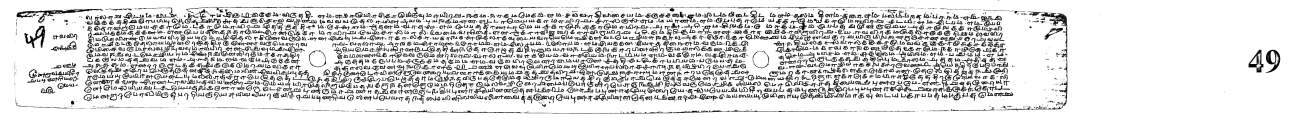
#> input picture utils/053.png, 6503 x 593 px, found by its file name (shown at 1/5 size)
$ jupyter execute final.ipynb   (older library calls are emulated)
#> lines starting #> are read from the running program, lines starting #| are printed output that depends on the picture; after the words box and inside, x2 and y2 are one past the last pixel; in counts of white or black regions, pixels touching at a corner belong together
[cell 1]
import cv2
import numpy as np
from scipy.ndimage import rotate


def preprocess_image(input_path, output_path=None):
    """
    Preprocess a single image with skew correction, line removal,
    noise reduction, and adaptive thresholding.

    :param input_path: Path to the input image
    :param output_path: Path to save the preprocessed image (optional)
    :return: Preprocessed image
    """
#> called with input_path = 'C:\\Users\\91948\\Desktop\\final\\053.png'
    # Read the image
    image = cv2.imread(input_path)
#> image is the input picture: shape (593, 6503, 3); min 0, max 255, mean 216.3
    if image is None:
        raise ValueError(f"Error reading image from {input_path}")


    # Convert to grayscale
    gray = cv2.cvtColor(image, cv2.COLOR_BGR2GRAY)

    # Remove horizontal & vertical lines
    horizontal_kernel = cv2.getStructuringElement(cv2.MORPH_RECT, (50, 1))
    vertical_kernel = cv2.getStructuringElement(cv2.MORPH_RECT, (1, 50))
    remove_horizontal = cv2.morphologyEx(gray, cv2.MORPH_OPEN, horizontal_kernel, iterations=2)
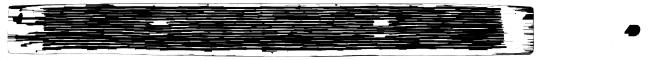
#> remove_horizontal: shape (593, 6503) (shown at 1/10 size); min 0, max 255, mean 136
    remove_vertical = cv2.morphologyEx(gray, cv2.MORPH_OPEN, vertical_kernel, iterations=2)
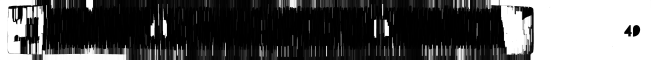
#> remove_vertical: shape (593, 6503) (shown at 1/10 size); min 0, max 255, mean 82.2

    # Find contours of horizontal and vertical lines
    cnts_h = cv2.findContours(remove_horizontal, cv2.RETR_EXTERNAL, cv2.CHAIN_APPROX_SIMPLE)[0]
#> cnts_h = [[[0, 0], [0, 592], [6502, 592], [6502, 0]]]
    cnts_v = cv2.findContours(remove_vertical, cv2.RETR_EXTERNAL, cv2.CHAIN_APPROX_SIMPLE)[0]
#> cnts_v = 815 contours, 366 with area under 20; largest, box (x1, y1, x2, y2) and area: (4846, 0, 6503, 593) 901050, (0, 0, 1328, 593) 361936, (1368, 0, 1889, 593) 96927, (2712, 0, 3191, 388) 45407, (4453, 297, 4721, 593) 32374

    # Draw white over the line contours to remove them
    for c in cnts_h + cnts_v:
        cv2.drawContours(image, [c], -1, (255, 255, 255), 5)
#> this loop made 816 passes
#> c on passes 1, 2, 4: [[0, 0], [0, 592], [6502, 592], [6502, 0]], [[2808, 502], [2807, 503], [2807, 592], [2808, 592]], [[3291, 497], [3291, 592]]
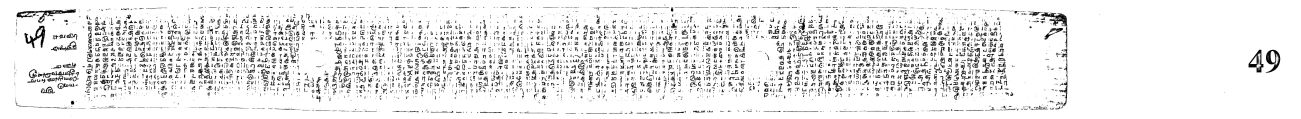
#> image: shape (593, 6503, 3) (shown at 1/5 size); 17.58% of pixels changed, all inside (x1, y1, x2, y2) = (0, 0, 6503, 593)

    # Apply noise reduction and adaptive thresholding
    blurred = cv2.medianBlur(gray, 3)  # Noise reduction
    filtered = cv2.fastNlMeansDenoising(blurred, None, 30, 7, 21)
    final_img = cv2.adaptiveThreshold(filtered, 255, cv2.ADAPTIVE_THRESH_GAUSSIAN_C, cv2.THRESH_BINARY, 15, 5)
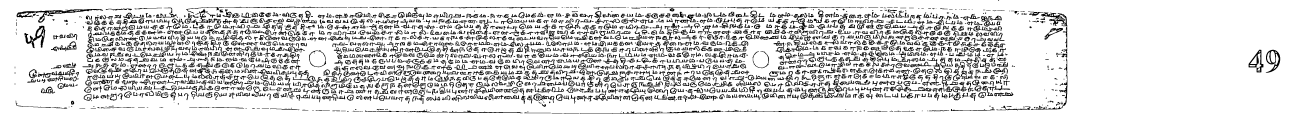
#> final_img: shape (593, 6503) (shown at 1/5 size); 84.5% white; 1896 black regions (210 under 20 px), largest, box (x1, y1, x2, y2) and area: (5154, 62, 5337, 549) 6804, (83, 45, 515, 114) 5477, (122, 129, 227, 241) 3524

    # Save the preprocessed image if output path is provided
    if output_path:
        cv2.imwrite(output_path, final_img)
        print(f"Preprocessed image saved to: {output_path}")

    return final_img

# Example usage
if __name__ == "__main__":
    input_image = r"C:\Users\91948\Desktop\final\053.png"  # Replace with your image path
    output_image = r"C:\Users\91948\Desktop\final\53_pre.png"  # Replace with desired output path

    preprocessed = preprocess_image(input_image, output_image)

    # Optionally display the preprocessed image
    cv2.imshow("Preprocessed Image", preprocessed)
    cv2.waitKey(0)
    cv2.destroyAllWindows()

[cell 2]
import cv2
import numpy as np
import imutils

image = cv2.imread(r"C:\Users\91948\Desktop\final\53_pre.png")
gray = cv2.cvtColor(image, cv2.COLOR_BGR2GRAY)
gray = cv2.GaussianBlur(gray, (7, 7), 0)

ret,thresh1 = cv2.threshold(gray ,127,255,cv2.THRESH_BINARY_INV)
#> thresh1: shape (593, 6503); 15.4% white; 1921 white regions (245 under 20 px), largest, box (x1, y1, x2, y2) and area: (83, 45, 514, 114) 5564, (5205, 62, 5336, 241) 3723, (122, 129, 226, 240) 3557

dilate = cv2.dilate(thresh1, None, iterations=2)
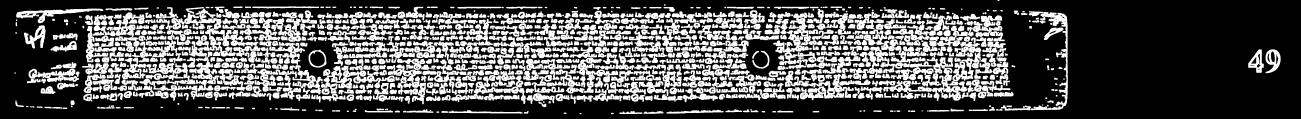
#> dilate: shape (593, 6503) (shown at 1/5 size); 32.4% white; 1043 white regions

cnts = cv2.findContours(dilate.copy(), cv2.RETR_EXTERNAL,
    cv2.CHAIN_APPROX_SIMPLE)
#> cnts = 1043 contours, 1 with area under 20; largest, box (x1, y1, x2, y2) and area: (4416, 261, 4835, 504) 31210, (857, 43, 1302, 284) 26016, (4686, 155, 4906, 406) 19314, (3925, 354, 4273, 501) 19064, (3866, 63, 4056, 326) 16229
cnts = cnts[0] #if imutils.is_cv2() else cnts[1]

for i, cnt in enumerate(cnts):
    print(f"Contour {i}: type={type(cnt)}, shape={cnt.shape if hasattr(cnt, 'shape') else 'No shape'}, dtype={cnt.dtype if hasattr(cnt, 'dtype') else 'No dtype'}")
#> this loop made 1043 passes
#> cnt on passes 1, 17, 18: [[2898, 565], [2898, 570], [2906, 570], [2906, 565]], [[4636, 552], [4636, 557], [4641, 557], [4641, 552]], [[4608, 552], [4608, 556], [4613, 556], [4613, 552]]
#> (printed output is left out)

[cell 3]
import cv2
import os
import numpy as np

# Output path for the processed image
output_path = r"C:\Users\91948\Desktop\final\53_cleaned.png"

# Assuming 'image' and 'cnts' are already defined
# 'image' is your original image
# 'cnts' is your list of contours

# Make a copy of the original image for processing
processed_image = image.copy()

# Fix the contours format if needed
fixed_cnts = []
for cnt in cnts:
    if cnt.shape[1] == 4:  # If shape is (n, 4) instead of (n, 1, 2)
        # Take only the first two columns (x,y coordinates)
        fixed_cnt = cnt[:, :2].reshape(-1, 1, 2)
        fixed_cnts.append(fixed_cnt)
    else:
        fixed_cnts.append(cnt)
#> after the loop, fixed_cnts has the same summary as cnts

# Sort the contours
sorted_ctrs = sorted(fixed_cnts, key=lambda ctr: cv2.boundingRect(ctr)[0] + cv2.boundingRect(ctr)[1] * image.shape[1])
#> sorted_ctrs has the same summary as cnts

# Process each contour
i = 0
for cnt in sorted_ctrs:
    # Check the area of contour, if it is very small ignore it
    if cv2.contourArea(cnt) < 0:
        continue

    # Get bounding rectangle for the contour
    x, y, w, h = cv2.boundingRect(cnt)

    # Filter out contours that are not within our desired dimensions
    if not (w > 0 and h > 0 and w < 20 and h < 20):
        continue

    # Create a mask for the current contour
    mask = np.zeros(processed_image.shape[:2], dtype=np.uint8)
    cv2.drawContours(mask, [cnt], 0, 255, -1)

    # Replace the contour area with white pixels
    processed_image[mask == 255] = [255, 255, 255]

    i += 1
#> this loop made 1043 passes
#> (x, y, w, h) on passes 1 to 3: (4988, 0, 9, 5), (3321, 21, 7, 8), (1167, 32, 46, 8)
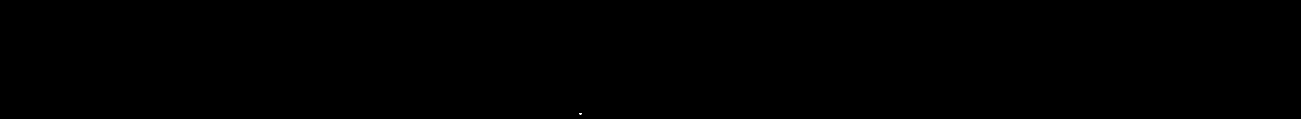
#> mask: shape (593, 6503) (shown at 1/5 size); 0% white; 1 white region, box (x1, y1, x2, y2) and area: (2898, 565, 2907, 571) 54
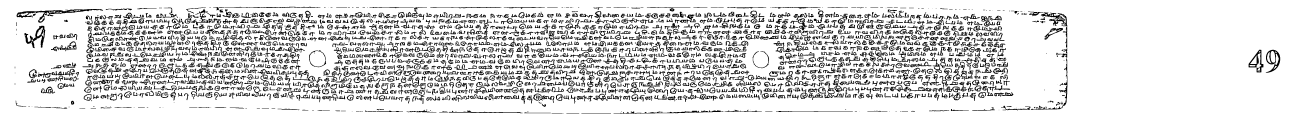
#> processed_image: shape (593, 6503, 3) (shown at 1/5 size); 84.7% white; 1807 black regions (211 under 20 px), largest, box (x1, y1, x2, y2) and area: (5154, 62, 5337, 549) 6804, (83, 45, 515, 114) 5477, (122, 129, 227, 241) 3524
#> after the loop, i = 191

# Save the processed image directly to the specified path
cv2.imwrite(output_path, processed_image)

print(f"Processed {i} contours and saved processed image to '{output_path}'")

[cell 4]
import cv2
import numpy as np
import os
import matplotlib.pyplot as plt

# Read image and convert to grayscale
img = cv2.imread(r"C:\Users\91948\Desktop\final\53_cleaned.png")
gray = cv2.cvtColor(img, cv2.COLOR_BGR2GRAY)

# Apply adaptive thresholding
thresh = cv2.adaptiveThreshold(gray, 255, cv2.ADAPTIVE_THRESH_GAUSSIAN_C,
                              cv2.THRESH_BINARY_INV, 11, 2)
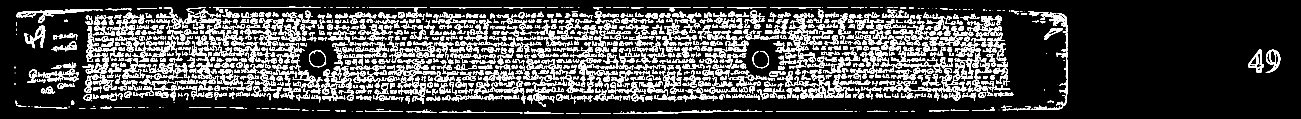
#> thresh: shape (593, 6503) (shown at 1/5 size); 15.3% white; 1807 white regions (211 under 20 px), largest, box (x1, y1, x2, y2) and area: (5154, 62, 5337, 549) 6787, (83, 45, 515, 114) 5453, (122, 129, 227, 241) 3465

# Functions for projection profiles
def getHorizontalProjectionProfile(image):
    binary = np.where(image > 0, 1, 0)
    horizontal_projection = np.sum(binary, axis=1)
#> horizontal_projection = 593 values, max 2423 at index 37, min 0 at index 0, mean 996.2
    return horizontal_projection

def getVerticalProjectionProfile(image):
    binary = np.where(image > 0, 1, 0)
    vertical_projection = np.sum(binary, axis=0)
    return vertical_projection

# Get horizontal projection profile
h_projection = getHorizontalProjectionProfile(thresh)
#> h_projection has the same summary as horizontal_projection in getHorizontalProjectionProfile

# Parameters for horizontal segmentation
h_min_line_height = 10
h_min_line_gap = 3
h_threshold = np.mean(h_projection) * 0.3
#> h_threshold = 298.8

# Detect horizontal line boundaries
h_line_boundaries = []
in_line = False
start_line = 0

for i in range(len(h_projection)):
    if not in_line and h_projection[i] > h_threshold:
        in_line = True
        start_line = i
    elif in_line and (h_projection[i] <= h_threshold or i == len(h_projection) - 1):
        end_line = i
        if end_line - start_line >= h_min_line_height:
            h_line_boundaries.append((start_line, end_line))
        in_line = False
#> this loop made 593 passes
#> after the loop, end_line = 568; h_line_boundaries = [(53, 501), (552, 568)]; in_line = False; start_line = 552

# Merge horizontal lines that are very close together
merged_h_lines = []
i = 0
while i < len(h_line_boundaries):
    current_start, current_end = h_line_boundaries[i]

    while i + 1 < len(h_line_boundaries) and h_line_boundaries[i+1][0] - current_end < h_min_line_gap:
        i += 1
        _, current_end = h_line_boundaries[i]

    merged_h_lines.append((current_start, current_end))
    i += 1
#> this loop made 2 passes
#> (current_start, i) on passes 1 to 2: (53, 1), (552, 2)
#> after the loop, i = 2; merged_h_lines = [(53, 501), (552, 568)]

# Find the largest horizontal segment based on height
largest_h_segment = None
largest_h_height = 0

for start, end in merged_h_lines:
    height = end - start
    if height > largest_h_height:
        largest_h_height = height
        largest_h_segment = (start, end)
#> this loop made 2 passes
#> (start, end, height, largest_h_height) on pass 1: (53, 501, 448, 448)
#> after the loop, largest_h_height = 448

# If no horizontal segments found, use the entire image
if largest_h_segment is None:
    largest_h_segment = (0, img.shape[0])

# Extract the largest horizontal segment with padding
padding_h = 5
y_start = max(0, largest_h_segment[0] - padding_h)
#> y_start = 48
y_end = min(img.shape[0], largest_h_segment[1] + padding_h)
#> y_end = 506

h_segment_img = img[y_start:y_end, :]
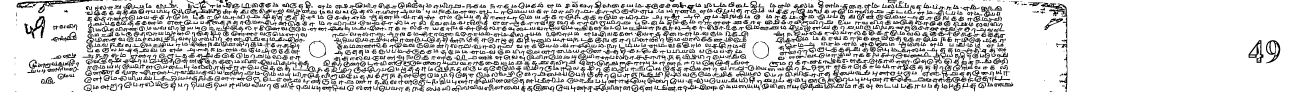
#> h_segment_img: shape (458, 6503, 3) (shown at 1/5 size); 81% white; 1657 black regions (160 under 20 px), largest, box (x1, y1, x2, y2) and area: (5204, 14, 5337, 458) 5671, (83, 0, 515, 66) 5241, (122, 81, 227, 193) 3524
h_segment_thresh = thresh[y_start:y_end, :]
#> h_segment_thresh: shape (458, 6503); 19% white; 1657 white regions (160 under 20 px), largest, box (x1, y1, x2, y2) and area: (5204, 14, 5337, 458) 5654, (83, 0, 515, 66) 5217, (122, 81, 227, 193) 3465

# Apply vertical projection to the largest horizontal segment
v_projection = getVerticalProjectionProfile(h_segment_thresh)
#> in getVerticalProjectionProfile, `vertical_projection = np.sum(binary, axis=0)`: vertical_projection = 6503 values, max 368 at index 5334, min 0 at index 0, mean 87.06
#> v_projection has the same summary as vertical_projection in getVerticalProjectionProfile

# Parameters for vertical segmentation
v_min_column_width = 10
v_min_column_gap = 3
v_threshold = np.mean(v_projection) * 0.3
#> v_threshold = 26.12

# Detect vertical column boundaries
v_column_boundaries = []
in_column = False
start_column = 0

for i in range(len(v_projection)):
    if not in_column and v_projection[i] > v_threshold:
        in_column = True
        start_column = i
    elif in_column and (v_projection[i] <= v_threshold or i == len(v_projection) - 1):
        end_column = i
        if end_column - start_column >= v_min_column_width:
            v_column_boundaries.append((start_column, end_column))
        in_column = False
#> this loop made 6503 passes
#> after the loop, end_column = 6400; in_column = False; start_column = 6383; v_column_boundaries = [(124, 384), (420, 5039), (5219, 5243), (5245, 5337), (6282, 6295), (6347, 6380), (6383, 6400)]

# Merge vertical columns that are very close together
merged_v_columns = []
i = 0
while i < len(v_column_boundaries):
    current_start, current_end = v_column_boundaries[i]

    while i + 1 < len(v_column_boundaries) and v_column_boundaries[i+1][0] - current_end < v_min_column_gap:
        i += 1
        _, current_end = v_column_boundaries[i]

    merged_v_columns.append((current_start, current_end))
    i += 1
#> this loop made 6 passes
#> (current_start, i) on passes 1 to 6: (124, 1), (420, 2), (5219, 4), (6282, 5), (6347, 6), (6383, 7)
#> after the loop, i = 7; merged_v_columns = [(124, 384), (420, 5039), (5219, 5337), (6282, 6295), (6347, 6380), (6383, 6400)]

# Find the largest vertical segment based on width
largest_v_segment = None
largest_v_width = 0

for start, end in merged_v_columns:
    width = end - start
    if width > largest_v_width:
        largest_v_width = width
        largest_v_segment = (start, end)
#> this loop made 6 passes
#> (start, end, width, largest_v_width) on passes 1 to 2: (124, 384, 260, 260), (420, 5039, 4619, 4619)
#> after the loop, largest_v_width = 4619

# If no vertical segments found, use the entire width
if largest_v_segment is None:
    largest_v_segment = (0, img.shape[1])

# Extract the largest vertical segment with padding
padding_v = 5
x_start = max(0, largest_v_segment[0] - padding_v)
#> x_start = 415
x_end = min(img.shape[1], largest_v_segment[1] + padding_v)
#> x_end = 5044

# Extract the final text region (intersection of largest horizontal and vertical segments)
final_text_img = img[y_start:y_end, x_start:x_end]
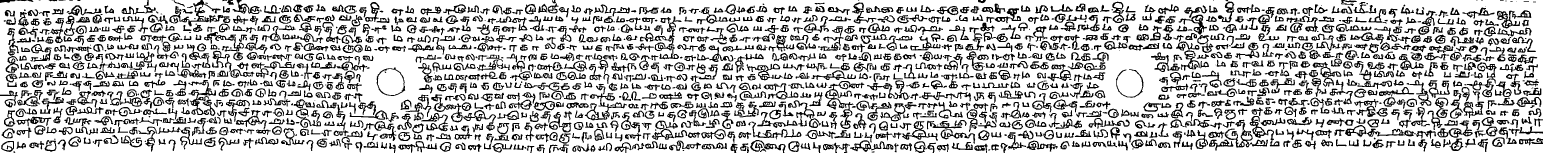
#> final_text_img: shape (458, 4629, 3) (shown at 1/3 size); 74.9% white; 1581 black regions (132 under 20 px), largest, box (x1, y1, x2, y2) and area: (2475, 243, 2593, 387) 3245, (565, 240, 648, 348) 2734, (1919, 49, 2045, 178) 2649

# Output path for the extracted image
output_path = r"C:\Users\91948\Desktop\final\53_extracted.jpg"

# Save the final text region with the specified filename
cv2.imwrite(output_path, final_text_img)

print(f"Extracted text region saved to {output_path}")
print(f"Final text region dimensions: {final_text_img.shape}")

[cell 5]
import subprocess

def super_resolve_image(input_image_path, output_folder):
    """
    Perform super-resolution on a single image using the specified model.

    Args:
    input_image_path (str): Full path to the input image
    output_folder (str): Folder where the super-resolved image will be saved
    """
    command = [
        "python",
        r"C:\Users\91948\Desktop\final\super_res_mod.py",
        "-m", r"C:\Users\91948\Desktop\final\FSRCNN_x4.pb",
        "-i", input_image_path,
        "-o", output_folder
    ]

    try:
        # Run the super-resolution command
        result = subprocess.run(command, capture_output=True, text=True)

        # Check if the command was successful
        if result.returncode == 0:
            print(f"Successfully processed image: {input_image_path}")
        else:
            print(f"Error processing image: {input_image_path}")
            print(f"Error output: {result.stderr}")

    except Exception as e:
        print(f"An error occurred: {e}")

# Example usage
if __name__ == "__main__":
    # Specify the path to your single input image
    input_image = r"C:\Users\91948\Desktop\final\53_extracted.jpg"

    # Specify the output folder
    output_folder = r"C:\Users\91948\Desktop\final"

    # Call the function to super-resolve the image
    super_resolve_image(input_image, output_folder)
#> (the call stopped at in super_resolve_image, `result = subprocess.run(command, capture_output=True, text=True)`: subprocess is not available in this run)

[cell 6]
import os
import cv2
import numpy as np
import tensorflow as tf
import matplotlib.pyplot as plt
import json
import tempfile

class PalmLeafCharacterProcessor:
    def __init__(self, model_path, class_indices_path, ground_truth_dir):
        """
        Initialize the processor with model, class indices, and ground truth directory.

        Args:
            model_path (str): Path to the trained Keras model
            class_indices_path (str): Path to the class indices JSON file
            ground_truth_dir (str): Directory containing ground truth character images
        """
        # Load the model
        self.model = tf.keras.models.load_model(model_path)

        # Load class indices
        with open(class_indices_path, 'r') as f:
            class_indices = json.load(f)

        # Reverse the class indices dictionary
        self.class_names = {v: k for k, v in class_indices.items()}

        # Set image parameters
        self.IMG_SIZE = (64, 64)

        # Set ground truth directory
        self.ground_truth_dir = ground_truth_dir

    # [224 lines left out: functions preprocess_image, predict_image, preprocess_input_image, refine_segmentation, filter_components, extract_and_replace_characters and 1 more, not called in this run]

def main():
    # Configuration paths - replace these with your actual paths
    MODEL_PATH = r"C:\Users\91948\Desktop\final\palm_model.keras"
    CLASS_INDICES_PATH = r"C:\Users\91948\Desktop\final\class_indices.json"
    GROUND_TRUTH_DIR = r"C:\Users\91948\Desktop\final\ground_truth"
    INPUT_IMAGE_PATH = r"C:\Users\91948\Desktop\final\53_extracted_fsrcnn_x4.jpg"
    OUTPUT_IMAGE_PATH = r"C:\Users\91948\Desktop\final\53_processed.png"

    # Create processor
    processor = PalmLeafCharacterProcessor(
        MODEL_PATH,
        CLASS_INDICES_PATH,
        GROUND_TRUTH_DIR
    )

    # Process the palm leaf image
    processed_image, num_replaced, total_contours = processor.process_palm_leaf(
        INPUT_IMAGE_PATH,
        visualize=True
    )

    # Save the processed image
    cv2.imwrite(OUTPUT_IMAGE_PATH, processed_image)
    print(f"Number of characters replaced: {num_replaced}")
    print(f"Total contours meeting criteria: {total_contours}")
    print(f"Processed image saved to {OUTPUT_IMAGE_PATH}")

if __name__ == "__main__":
    main()
#> (the call stopped at in __init__, `self.model = tf.keras.models.load_model(model_path)`: tensorflow is not available in this run)
